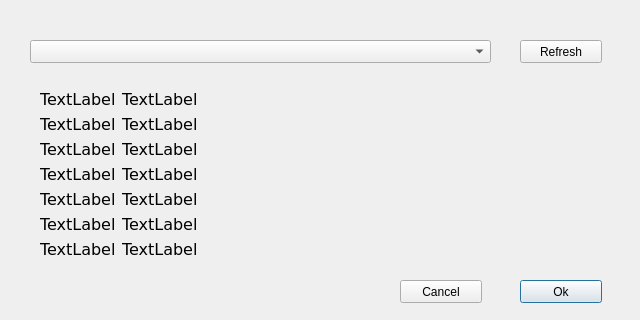
<?xml version="1.0" encoding="UTF-8"?>
<ui version="4.0">
 <class>SerialPortSelect</class>
 <widget class="QDialog" name="SerialPortSelect">
  <property name="windowModality">
   <enum>Qt::ApplicationModal</enum>
  </property>
  <property name="geometry">
   <rect>
    <x>0</x>
    <y>0</y>
    <width>640</width>
    <height>320</height>
   </rect>
  </property>
  <property name="minimumSize">
   <size>
    <width>640</width>
    <height>320</height>
   </size>
  </property>
  <property name="maximumSize">
   <size>
    <width>640</width>
    <height>320</height>
   </size>
  </property>
  <property name="windowTitle">
   <string>Select the GPS Receiver Serial Port</string>
  </property>
  <property name="modal">
   <bool>true</bool>
  </property>
  <widget class="QComboBox" name="comboBox">
   <property name="geometry">
    <rect>
     <x>30</x>
     <y>40</y>
     <width>461</width>
     <height>23</height>
    </rect>
   </property>
   <property name="font">
    <font>
     <family>DejaVu Sans</family>
     <pointsize>12</pointsize>
    </font>
   </property>
  </widget>
  <widget class="QWidget" name="formLayoutWidget">
   <property name="geometry">
    <rect>
     <x>30</x>
     <y>80</y>
     <width>571</width>
     <height>189</height>
    </rect>
   </property>
   <layout class="QFormLayout" name="formLayout">
    <property name="leftMargin">
     <number>10</number>
    </property>
    <property name="topMargin">
     <number>10</number>
    </property>
    <property name="rightMargin">
     <number>10</number>
    </property>
    <property name="bottomMargin">
     <number>10</number>
    </property>
    <item row="0" column="0">
     <widget class="QLabel" name="label_00">
      <property name="font">
       <font>
        <family>DejaVu Sans</family>
        <pointsize>12</pointsize>
       </font>
      </property>
      <property name="text">
       <string>TextLabel</string>
      </property>
     </widget>
    </item>
    <item row="0" column="1">
     <widget class="QLabel" name="label_01">
      <property name="font">
       <font>
        <family>DejaVu Sans</family>
        <pointsize>12</pointsize>
       </font>
      </property>
      <property name="text">
       <string>TextLabel</string>
      </property>
     </widget>
    </item>
    <item row="1" column="0">
     <widget class="QLabel" name="label_10">
      <property name="font">
       <font>
        <family>DejaVu Sans</family>
        <pointsize>12</pointsize>
       </font>
      </property>
      <property name="text">
       <string>TextLabel</string>
      </property>
     </widget>
    </item>
    <item row="1" column="1">
     <widget class="QLabel" name="label_11">
      <property name="font">
       <font>
        <family>DejaVu Sans</family>
        <pointsize>12</pointsize>
       </font>
      </property>
      <property name="text">
       <string>TextLabel</string>
      </property>
     </widget>
    </item>
    <item row="2" column="0">
     <widget class="QLabel" name="label_20">
      <property name="font">
       <font>
        <family>DejaVu Sans</family>
        <pointsize>12</pointsize>
       </font>
      </property>
      <property name="text">
       <string>TextLabel</string>
      </property>
     </widget>
    </item>
    <item row="2" column="1">
     <widget class="QLabel" name="label_21">
      <property name="font">
       <font>
        <family>DejaVu Sans</family>
        <pointsize>12</pointsize>
       </font>
      </property>
      <property name="text">
       <string>TextLabel</string>
      </property>
     </widget>
    </item>
    <item row="3" column="0">
     <widget class="QLabel" name="label_30">
      <property name="font">
       <font>
        <family>DejaVu Sans</family>
        <pointsize>12</pointsize>
       </font>
      </property>
      <property name="text">
       <string>TextLabel</string>
      </property>
     </widget>
    </item>
    <item row="3" column="1">
     <widget class="QLabel" name="label_31">
      <property name="font">
       <font>
        <family>DejaVu Sans</family>
        <pointsize>12</pointsize>
       </font>
      </property>
      <property name="text">
       <string>TextLabel</string>
      </property>
     </widget>
    </item>
    <item row="4" column="0">
     <widget class="QLabel" name="label_40">
      <property name="font">
       <font>
        <family>DejaVu Sans</family>
        <pointsize>12</pointsize>
       </font>
      </property>
      <property name="text">
       <string>TextLabel</string>
      </property>
     </widget>
    </item>
    <item row="4" column="1">
     <widget class="QLabel" name="label_41">
      <property name="font">
       <font>
        <family>DejaVu Sans</family>
        <pointsize>12</pointsize>
       </font>
      </property>
      <property name="text">
       <string>TextLabel</string>
      </property>
     </widget>
    </item>
    <item row="5" column="0">
     <widget class="QLabel" name="label_50">
      <property name="font">
       <font>
        <family>DejaVu Sans</family>
        <pointsize>12</pointsize>
       </font>
      </property>
      <property name="text">
       <string>TextLabel</string>
      </property>
     </widget>
    </item>
    <item row="5" column="1">
     <widget class="QLabel" name="label_51">
      <property name="font">
       <font>
        <family>DejaVu Sans</family>
        <pointsize>12</pointsize>
       </font>
      </property>
      <property name="text">
       <string>TextLabel</string>
      </property>
     </widget>
    </item>
    <item row="6" column="0">
     <widget class="QLabel" name="label_60">
      <property name="font">
       <font>
        <family>DejaVu Sans</family>
        <pointsize>12</pointsize>
       </font>
      </property>
      <property name="text">
       <string>TextLabel</string>
      </property>
     </widget>
    </item>
    <item row="6" column="1">
     <widget class="QLabel" name="label_61">
      <property name="font">
       <font>
        <family>DejaVu Sans</family>
        <pointsize>12</pointsize>
       </font>
      </property>
      <property name="text">
       <string>TextLabel</string>
      </property>
     </widget>
    </item>
   </layout>
  </widget>
  <widget class="QPushButton" name="refreshButton">
   <property name="geometry">
    <rect>
     <x>520</x>
     <y>40</y>
     <width>82</width>
     <height>23</height>
    </rect>
   </property>
   <property name="text">
    <string>Refresh</string>
   </property>
  </widget>
  <widget class="QPushButton" name="okButton">
   <property name="geometry">
    <rect>
     <x>520</x>
     <y>280</y>
     <width>82</width>
     <height>23</height>
    </rect>
   </property>
   <property name="text">
    <string>Ok</string>
   </property>
   <property name="default">
    <bool>true</bool>
   </property>
  </widget>
  <widget class="QPushButton" name="cancelButton">
   <property name="geometry">
    <rect>
     <x>400</x>
     <y>280</y>
     <width>82</width>
     <height>23</height>
    </rect>
   </property>
   <property name="text">
    <string>Cancel</string>
   </property>
  </widget>
 </widget>
 <resources/>
 <connections/>
</ui>
